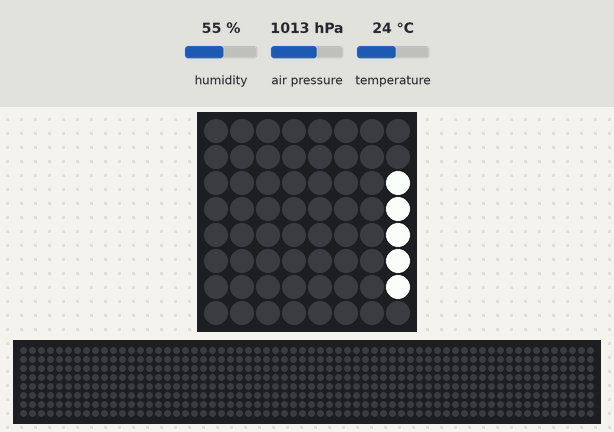
Bench run of a program on a simulated Raspberry Pi (BCM pin numbers) with a Sense HAT. On the bench: the Sense HAT's 8×8 RGB LED matrix, a strip that is not on the board, showing the scrolling text unrolled. Inputs (shaded band) come from the test bench; at power-on: humidity 55 %, air pressure 1013 hPa, temperature 24 °C. Requests to the public web service named in the program get a made-up reply in its usual format after 0.4 s (London, UTC, broken clouds, 64 % humidity, 1013 hPa unless stated); the 64×8 strip is a reading aid, not a part: it shows the text the matrix is scrolling, unrolled, one strip-width of it at a time; what the program prints to the terminal is not drawn.

Above: at 0.2 s.
At 1.1 s:
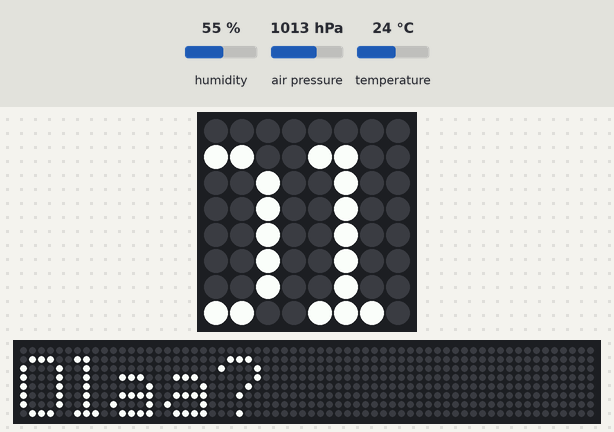
At 2.0 s:
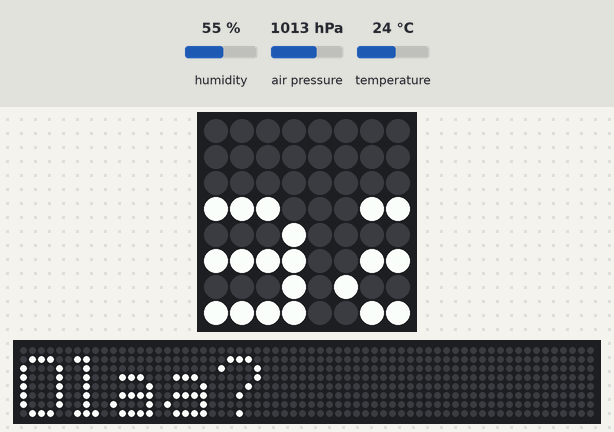
At 3.8 s:
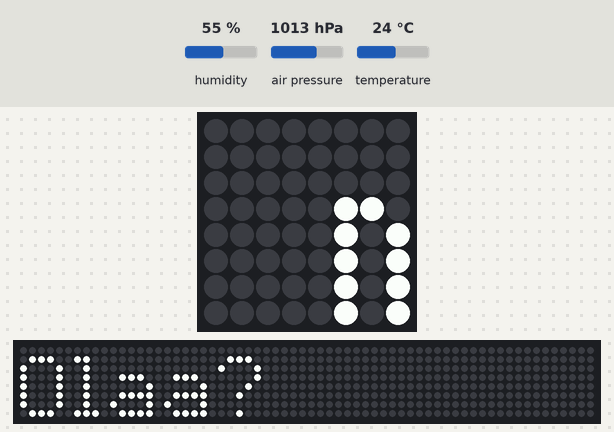
At 5.6 s:
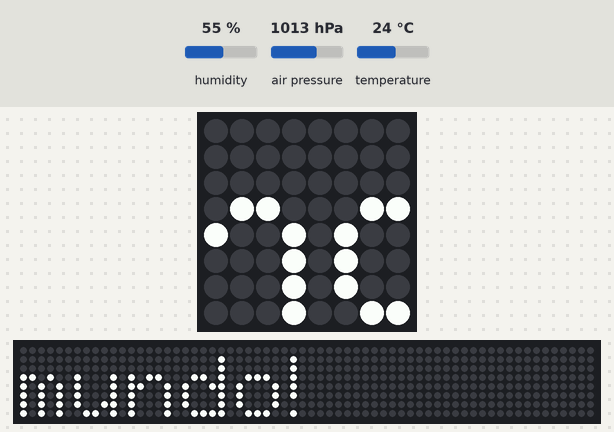
At 7.4 s:
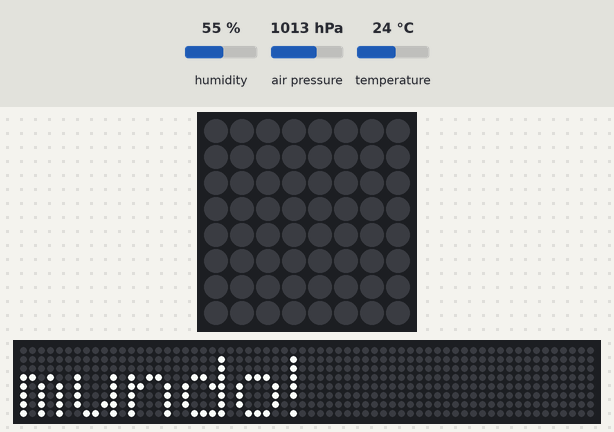

The program:

Enviando_dados_Nuvem.py
```python
from sense_emu import SenseHat
from urllib.request import urlopen

import time
import decimal

sense = SenseHat()
sense.clear()
sense.show_message("Olaaá mundo!")

while True:
    temp = sense.get_temperature()
    temp = round(temp,1)

    data = urlopen ("https://api.thingspeak.com/update?api_key=X1BUDYJZMO07DBO8&field1=0"+str(temp))


    pres = sense.get_pressure()
    pres = round(pres,1)

    data = urlopen ("https://api.thingspeak.com/update?api_key=X1BUDYJZMO07DBO8&field2=0"+str(pres))


    umid = sense.get_humidity()
    umid = round(umid,1)

    data = urlopen ("https://api.thingspeak.com/update?api_key=X1BUDYJZMO07DBO8&field3=0"+str(umid))


    print("Temperatura: " + str(temp)+" C")
    print("    Umidade: " + str(umid)+" %")
    print("    Pressão: " + str(pres) +" bar")
    print("---------------------")
    time.sleep(5)
```
